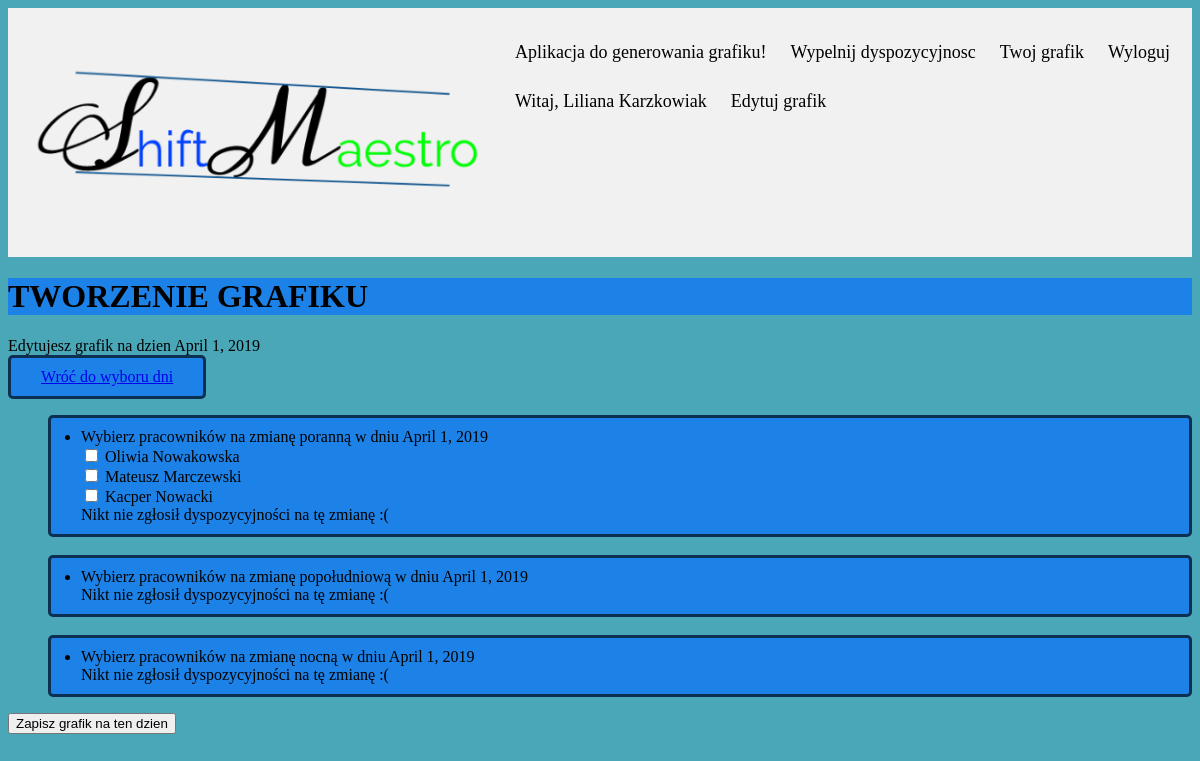
The page /shiftmaestro/schedulemaker/1 (signed in) on the database its author committed.
### shiftmaestro/models.py (models this page shows, shortened)
class Employee(models.Model):
	user = models.ForeignKey(User, default='0', on_delete=models.CASCADE)
	name = models.CharField(max_length=255)
	position = models.CharField(max_length=31)
	schedulemaker = models.IntegerField(default=0)

### shiftmaestro/views.py (the view)
# urls.py: path('schedulemaker', views.schedulemaker, name='schedulemaker'),
def schedulemaker(request, forday):
    current_user=Employee.objects.get(user=request.user)
    day_editing = 0
    shiftdict={1:[],2:[],3:[]}
    shifts = [1,2,3]
    thenow = datetime.datetime.now()
    month = thenow.month
    year = thenow.year
    if thenow.month==12:
        nextmonth = 1
        nextmonthyear = (thenow.year)+1
    else:
        nextmonth = (thenow.month)+1
        nextmonthyear = thenow.year
    fdoor = calendar.monthrange(nextmonthyear, nextmonth)[1] + 1 #first day out of range
    days_list = range(1,fdoor)
    if (forday > 0):
        day_editing = datetime.date(nextmonthyear, nextmonth, forday)
        if (Availability.objects.filter(day=day_editing.strftime('%Y-%m-%d'), shift1=True).count() > 0):
            for i in Availability.objects.filter(day=day_editing, shift1=True):
                shiftdict[1].append(i.employee.name)
        if (Availability.objects.filter(day=day_editing.strftime('%Y-%m-%d'), shift2=True).count() > 0):
            for i in Availability.objects.filter(day=day_editing, shift2=True):
                shiftdict[2].append(i.employee.name)
        if (Availability.objects.filter(day=day_editing.strftime('%Y-%m-%d'), shift3=True).count() > 0):
            for i in Availability.objects.filter(day=day_editing, shift3=True):
                shiftdict[3].append(i.employee.name)
    template = loader.get_template('shiftmaestro/schedulemaker.html')
    context = {'user': current_user, 'day_editing': day_editing, 'shifts': shifts, 'shiftdict': shiftdict, 'fdoor': fdoor, 'days_list': days_list, 'forday': forday, 'month': month, 'year':year}
    return render(request, 'shiftmaestro/schedulemaker.html', context)

### shiftmaestro/templates/shiftmaestro/schedulemaker.html (shortened to what this page needs)
<html lang="en">
  <head>
    {% load static %}
    <link rel="stylesheet" type="text/css" href="{% static 'shiftmaestro/stylesheet.css' %}" />
  </head>
  <body>
<div class="header">
    <a class="logo">
        {% load static %}
        <img src="{% static 'shiftmaestro/shiftmaestrologo.png' %}"></a>
    <div class="header-right">
      <a href="{% url 'index' %}"> Aplikacja do generowania grafiku!</a>
      <a href="{% url 'availability' %}">Wypelnij dyspozycyjnosc</a>
      <a href="{% url 'schedule' year month %}">Twoj grafik</a>
      <a href="{% url 'logout' %}">Wyloguj</a>
      <br>
      <a>Witaj, {{user.name}}</a>
      {% if user.schedulemaker %}
      <a href="{% url 'schedulemaker' 0 %}"> Edytuj grafik </a>
      {% endif %}
    </div>
</div>
<h1>TWORZENIE GRAFIKU</h1>
{% if user.schedulemaker == 1 %}
{% if day_editing != 0 %}
  <div>
  <form action= "{% url 'schedulesaved' day_editing.day %} " method="post">
  {% if shiftdict %}
      <a> Edytujesz grafik na dzien {{day_editing}}</a><br>
      <a class="frame" href ="{% url 'schedulemaker' 0 %}"> Wróć do wyboru dni </a>
      <ul>
          <div class="form">
          <li>Wybierz pracowników na zmianę poranną w dniu {{day_editing}}</li>
            {% for i in shiftdict.1 %}
              <input type="checkbox" name="formsh1{{i}}" id="choice{{ forloop.counter }}" value="{{True}}" />
              <label for="choice{{ forloop.counter }}">{{i}}</label><br />
            {% endfor %}
            {% if not shiftdict.3 %}
              <a> Nikt nie zgłosił dyspozycyjności na tę zmianę :( </a>
            {% endif %}
          </div>
          <br />
          <div class="form">
          <li>Wybierz pracowników na zmianę popołudniową w dniu {{day_editing}}</li>
            {% if not shiftdict.3 %}
              <a> Nikt nie zgłosił dyspozycyjności na tę zmianę :( </a>
            {% endif %}
          </div>
          <br />
          <div class="form">
          <li>Wybierz pracowników na zmianę nocną w dniu {{day_editing}}</li>
            {% if not shiftdict.3 %}
              <a> Nikt nie zgłosił dyspozycyjności na tę zmianę :( </a>
            {% endif %}
          </div>
      </ul>
  {% endif %}
  <input type="submit" value="Zapisz grafik na ten dzien" />
  </div>
{% endif %}
{% else %}
  <a class="frame"> NIE MASZ UPRAWNIEN DO ROBIENIA GRAFIKU! JAK ZNALAZŁEŚ SIĘ NA TEJ STRONIE? CZYM PRĘDZEJ STĄD ZMYKAJ, NIC NIE WSKÓRASZ! </a>
{% endif %}
</body>
</html>

### shiftmaestro/static/shiftmaestro/stylesheet.css (style rules this page uses)
.header { overflow: hidden; background-color: #f1f1f1; padding: 20px 10px; }
.header a { float: left; color: black; text-align: center; padding: 12px; text-decoration: none; font-size: 18px; line-height: 25px; border-radius: 4px; }
.header a.logo { font-size: 25px; font-weight: bold; }
.header-right { float: right; }
body { background-color: rgb(73, 167, 184); }
.frame { display: inline-block; border: 3px solid #0c2f52; background-color: #1d82e7; padding: 10px 30px; border-radius: 5px; text-align: center; }
h1 { background-color: #1d82e7; }
.form { display: block; border: 3px solid #0c2f52; background-color: #1d82e7; padding: 10px 30px; border-radius: 5px; }

### rows shown on the page
Employee: name "Liliana Karzkowiak"
Employee: 1 "Oliwia Nowakowska"
Employee: 1 "Mateusz Marczewski"
Employee: 1 "Kacper Nowacki"

### other values the page prints
{{ day_editing }} "April 1, 2019"
